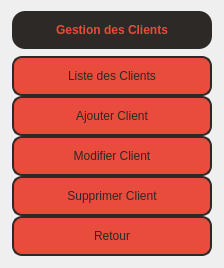
      <widget class="QWidget" name="clientmenu">
       <layout class="QVBoxLayout" name="verticalLayout_4">
        <item alignment="Qt::AlignHCenter">
         <widget class="QLabel" name="client">
          <property name="sizePolicy">
           <sizepolicy hsizetype="Fixed" vsizetype="Fixed">
            <horstretch>0</horstretch>
            <verstretch>0</verstretch>
           </sizepolicy>
          </property>
          <property name="minimumSize">
           <size>
            <width>200</width>
            <height>38</height>
           </size>
          </property>
          <property name="styleSheet">
           <string notr="true">background-color: rgb(45, 41, 38);
color:rgb(233, 75, 60);
font: 13pt &quot;Segoe UI&quot;,;
font-weight:bold;
border-radius:13px;</string>
          </property>
          <property name="text">
           <string>Gestion des Clients</string>
          </property>
          <property name="alignment">
           <set>Qt::AlignCenter</set>
          </property>
         </widget>
        </item>
        <item alignment="Qt::AlignHCenter">
         <widget class="QFrame" name="frame4">
          <property name="sizePolicy">
           <sizepolicy hsizetype="Maximum" vsizetype="Maximum">
            <horstretch>0</horstretch>
            <verstretch>0</verstretch>
           </sizepolicy>
          </property>
          <property name="minimumSize">
           <size>
            <width>200</width>
            <height>200</height>
           </size>
          </property>
          <layout class="QVBoxLayout" name="verticalLayout">
           <property name="spacing">
            <number>0</number>
           </property>
           <property name="leftMargin">
            <number>1</number>
           </property>
           <property name="topMargin">
            <number>1</number>
           </property>
           <property name="rightMargin">
            <number>1</number>
           </property>
           <property name="bottomMargin">
            <number>1</number>
           </property>
           <item>
            <widget class="QPushButton" name="listclient">
             <property name="sizePolicy">
              <sizepolicy hsizetype="Maximum" vsizetype="Maximum">
               <horstretch>0</horstretch>
               <verstretch>0</verstretch>
              </sizepolicy>
             </property>
             <property name="minimumSize">
              <size>
               <width>200</width>
               <height>40</height>
              </size>
             </property>
             <property name="cursor">
              <cursorShape>PointingHandCursor</cursorShape>
             </property>
             <property name="styleSheet">
              <string notr="true">QPushButton {
    color:rgb(45, 41, 38);
    background-color:rgb(233, 75, 60);
    border-style:solid;
    border-width:2px;
    border-color:rgb(45, 41, 38);
    border-radius:10px;
    font: 11pt &quot;Segoe UI&quot;;
}
QPushButton:hover {
	background-color: rgb(45, 41, 38);
	color:rgb(233, 75, 60);
	border-color:rgb(233, 75, 60);
}
QPushButton:pressed {
    background-color:rgb(252, 249, 81);
    color:rgb(45, 41, 38);
    border-style:solid;
	border-color:rgba(255, 255, 255, 0);
}</string>
             </property>
             <property name="text">
              <string>Liste des Clients</string>
             </property>
            </widget>
           </item>
           <item>
            <widget class="QPushButton" name="addclient">
             <property name="sizePolicy">
              <sizepolicy hsizetype="Maximum" vsizetype="Maximum">
               <horstretch>0</horstretch>
               <verstretch>0</verstretch>
              </sizepolicy>
             </property>
             <property name="minimumSize">
              <size>
               <width>200</width>
               <height>40</height>
              </size>
             </property>
             <property name="cursor">
              <cursorShape>PointingHandCursor</cursorShape>
             </property>
             <property name="styleSheet">
              <string notr="true">QPushButton {
    color:rgb(45, 41, 38);
    background-color:rgb(233, 75, 60);
    border-style:solid;
    border-width:2px;
    border-color:rgb(45, 41, 38);
    border-radius:10px;
    font: 11pt &quot;Segoe UI&quot;;
}
QPushButton:hover {
	background-color: rgb(45, 41, 38);
	color:rgb(233, 75, 60);
	border-color:rgb(233, 75, 60);
}
QPushButton:pressed {
    background-color:rgb(252, 249, 81);
    color:rgb(45, 41, 38);
    border-style:solid;
	border-color:rgba(255, 255, 255, 0);
}</string>
             </property>
             <property name="text">
              <string>Ajouter Client</string>
             </property>
            </widget>
           </item>
           <item>
            <widget class="QPushButton" name="modclient">
             <property name="sizePolicy">
              <sizepolicy hsizetype="Maximum" vsizetype="Maximum">
               <horstretch>0</horstretch>
               <verstretch>0</verstretch>
              </sizepolicy>
             </property>
             <property name="minimumSize">
              <size>
               <width>200</width>
               <height>40</height>
              </size>
             </property>
             <property name="cursor">
              <cursorShape>PointingHandCursor</cursorShape>
             </property>
             <property name="styleSheet">
              <string notr="true">QPushButton {
    color:rgb(45, 41, 38);
    background-color:rgb(233, 75, 60);
    border-style:solid;
    border-width:2px;
    border-color:rgb(45, 41, 38);
    border-radius:10px;
    font: 11pt &quot;Segoe UI&quot;;
}
QPushButton:hover {
	background-color: rgb(45, 41, 38);
	color:rgb(233, 75, 60);
	border-color:rgb(233, 75, 60);
}
QPushButton:pressed {
    background-color:rgb(252, 249, 81);
    color:rgb(45, 41, 38);
    border-style:solid;
	border-color:rgba(255, 255, 255, 0);
}</string>
             </property>
             <property name="text">
              <string>Modifier Client</string>
             </property>
            </widget>
           </item>
           <item>
            <widget class="QPushButton" name="delclient">
             <property name="sizePolicy">
              <sizepolicy hsizetype="Maximum" vsizetype="Maximum">
               <horstretch>0</horstretch>
               <verstretch>0</verstretch>
              </sizepolicy>
             </property>
             <property name="minimumSize">
              <size>
               <width>200</width>
               <height>40</height>
              </size>
             </property>
             <property name="cursor">
              <cursorShape>PointingHandCursor</cursorShape>
             </property>
             <property name="styleSheet">
              <string notr="true">QPushButton {
    color:rgb(45, 41, 38);
    background-color:rgb(233, 75, 60);
    border-style:solid;
    border-width:2px;
    border-color:rgb(45, 41, 38);
    border-radius:10px;
    font: 11pt &quot;Segoe UI&quot;;
}
QPushButton:hover {
	background-color: rgb(45, 41, 38);
	color:rgb(233, 75, 60);
	border-color:rgb(233, 75, 60);
}
QPushButton:pressed {
    background-color:rgb(252, 249, 81);
    color:rgb(45, 41, 38);
    border-style:solid;
	border-color:rgba(255, 255, 255, 0);
}</string>
             </property>
             <property name="text">
              <string>Supprimer Client</string>
             </property>
            </widget>
           </item>
           <item>
            <widget class="QPushButton" name="return3">
             <property name="sizePolicy">
              <sizepolicy hsizetype="Maximum" vsizetype="Maximum">
               <horstretch>0</horstretch>
               <verstretch>0</verstretch>
              </sizepolicy>
             </property>
             <property name="minimumSize">
              <size>
               <width>200</width>
               <height>40</height>
              </size>
             </property>
             <property name="cursor">
              <cursorShape>PointingHandCursor</cursorShape>
             </property>
             <property name="styleSheet">
              <string notr="true">QPushButton {
    color:rgb(45, 41, 38);
    background-color:rgb(233, 75, 60);
    border-style:solid;
    border-width:2px;
    border-color:rgb(45, 41, 38);
    border-radius:10px;
    font: 11pt &quot;Segoe UI&quot;;
}
QPushButton:hover {
	background-color: rgb(45, 41, 38);
	color:rgb(233, 75, 60);
	border-color:rgb(233, 75, 60);
}
QPushButton:pressed {
    background-color:rgb(252, 249, 81);
    color:rgb(45, 41, 38);
    border-style:solid;
	border-color:rgba(255, 255, 255, 0);
}</string>
             </property>
             <property name="text">
              <string>Retour</string>
             </property>
            </widget>
           </item>
          </layout>
         </widget>
        </item>
       </layout>
      </widget>
